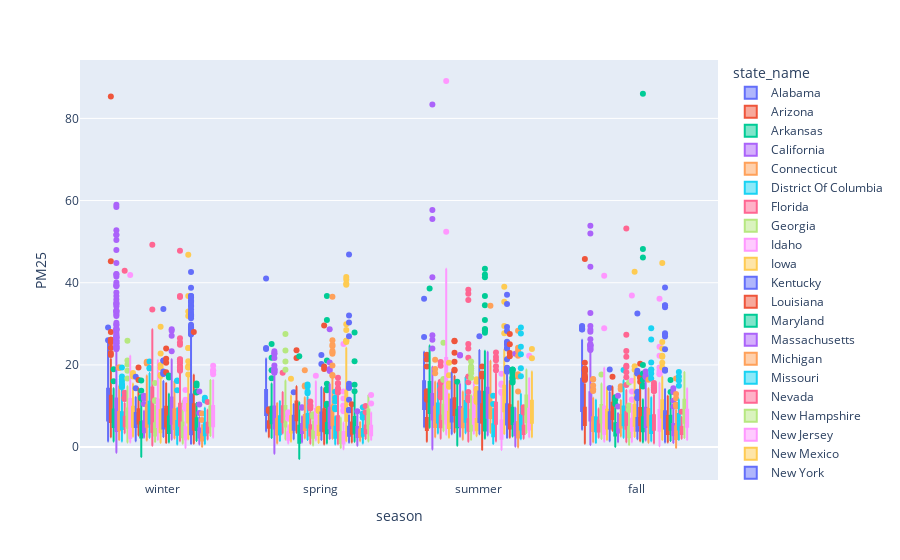

The code cell stored with this chart in its notebook:
### Markdown cell above
Observations:
- PM25 values are lowest in spring and appear highest in summer

### Code cell
# Break scatterplot down into box plots, maintain states and seasons variables
pm25_state_seasons_box = px.box(df, x='season', y='PM25', color='state_name')
pm25_state_seasons_box.show()

### Figure 1 — Plotly figure (JSON) as saved in the notebook; plotly's stock layout.template omitted (floating-point values rounded to 4 significant figures; data arrays with more than 128 entries replaced by an {"elided": "..."} marker saying what was removed)
{"data": [{"alignmentgroup": "True", "hovertemplate": "state_name=Alabama<br>season=%{x}<br>PM25=%{y}<extra></extra>", "legendgroup": "Alabama", "marker": {"color": "#636efa"}, "name": "Alabama", "notched": false, "offsetgroup": "Alabama", "orientation": "v", "showlegend": true, "type": "box", "x": {"elided": "319 str values"}, "x0": " ", "xaxis": "x", "y": {"elided": "319 float values"}, "y0": " ", "yaxis": "y"}, {"alignmentgroup": "True", "hovertemplate": "state_name=Arizona<br>season=%{x}<br>PM25=%{y}<extra></extra>", "legendgroup": "Arizona", "marker": {"color": "#EF553B"}, "name": "Arizona", "notched": false, "offsetgroup": "Arizona", "orientation": "v", "showlegend": true, "type": "box", "x": {"elided": "707 str values"}, "x0": " ", "xaxis": "x", "y": {"elided": "707 float values"}, "y0": " ", "yaxis": "y"}, {"alignmentgroup": "True", "hovertemplate": "state_name=Arkansas<br>season=%{x}<br>PM25=%{y}<extra></extra>", "legendgroup": "Arkansas", "marker": {"color": "#00cc96"}, "name": "Arkansas", "notched": false, "offsetgroup": "Arkansas", "orientation": "v", "showlegend": true, "type": "box", "x": {"elided": "206 str values"}, "x0": " ", "xaxis": "x", "y": {"elided": "206 float values"}, "y0": " ", "yaxis": "y"}, {"alignmentgroup": "True", "hovertemplate": "state_name=California<br>season=%{x}<br>PM25=%{y}<extra></extra>", "legendgroup": "California", "marker": {"color": "#ab63fa"}, "name": "California", "notched": false, "offsetgroup": "California", "orientation": "v", "showlegend": true, "type": "box", "x": {"elided": "2234 str values"}, "x0": " ", "xaxis": "x", "y": {"elided": "2234 float values"}, "y0": " ", "yaxis": "y"}, {"alignmentgroup": "True", "hovertemplate": "state_name=Connecticut<br>season=%{x}<br>PM25=%{y}<extra></extra>", "legendgroup": "Connecticut", "marker": {"color": "#FFA15A"}, "name": "Connecticut", "notched": false, "offsetgroup": "Connecticut", "orientation": "v", "showlegend": true, "type": "box", "x": {"elided": "357 str values"}, "x0": " ", "xaxis": "x", "y": {"elided": "357 float values"}, "y0": " ", "yaxis": "y"}, {"alignmentgroup": "True", "hovertemplate": "state_name=District Of Columbia<br>season=%{x}<br>PM25=%{y}<extra></extra>", "legendgroup": "District Of Columbia", "marker": {"color": "#19d3f3"}, "name": "District Of Columbia", "notched": false, "offsetgroup": "District Of Columbia", "orientation": "v", "showlegend": true, "type": "box", "x": {"elided": "352 str values"}, "x0": " ", "xaxis": "x", "y": {"elided": "352 float values"}, "y0": " ", "yaxis": "y"}, {"alignmentgroup": "True", "hovertemplate": "state_name=Florida<br>season=%{x}<br>PM25=%{y}<extra></extra>", "legendgroup": "Florida", "marker": {"color": "#FF6692"}, "name": "Florida", "notched": false, "offsetgroup": "Florida", "orientation": "v", "showlegend": true, "type": "box", "x": {"elided": "458 str values"}, "x0": " ", "xaxis": "x", "y": {"elided": "458 float values"}, "y0": " ", "yaxis": "y"}, {"alignmentgroup": "True", "hovertemplate": "state_name=Georgia<br>season=%{x}<br>PM25=%{y}<extra></extra>", "legendgroup": "Georgia", "marker": {"color": "#B6E880"}, "name": "Georgia", "notched": false, "offsetgroup": "Georgia", "orientation": "v", "showlegend": true, "type": "box", "x": {"elided": "360 str values"}, "x0": " ", "xaxis": "x", "y": {"elided": "360 float values"}, "y0": " ", "yaxis": "y"}, {"alignmentgroup": "True", "hovertemplate": "state_name=Idaho<br>season=%{x}<br>PM25=%{y}<extra></extra>", "legendgroup": "Idaho", "marker": {"color": "#FF97FF"}, "name": "Idaho", "notched": false, "offsetgroup": "Idaho", "orientation": "v", "showlegend": true, "type": "box", "x": ["winter", "winter", "winter", "winter", "winter", "winter", "winter", "winter", "winter", "winter", "winter", "winter", "winter", "winter", "winter", "winter", "winter", "spring", "spring", "spring", "spring", "spring", "spring", "spring", "spring", "spring", "spring", "spring", "spring", "spring", "spring", "spring", "spring", "spring", "spring", "spring", "spring", "spring", "spring", "spring", "spring", "spring", "spring", "spring", "spring", "spring", "summer", "summer", "summer", "summer", "summer", "summer", "summer", "summer", "summer", "summer", "summer", "summer", "summer", "summer", "summer", "summer", "summer", "summer", "summer", "summer", "summer", "summer", "summer", "summer", "summer", "summer", "summer", "summer", "summer", "summer", "summer", "fall", "fall", "fall", "fall", "fall", "fall", "fall", "fall", "fall", "fall", "fall", "fall", "fall", "fall", "fall", "fall", "fall", "fall", "fall", "fall", "fall", "fall", "fall", "fall", "fall", "fall", "fall", "fall", "fall", "winter", "winter", "winter", "winter", "winter", "winter", "winter"], "x0": " ", "xaxis": "x", "y": [17.7, 6.2, 4.2, 2.2, 41.9, 3.6, 6.2, 4.6, 1.6, 3.0, 5.0, 2.2, 1.7, 2.1, 2.5, 2.9, 1.1, 0.9, 7.9, 2.0, 1.1, 7.1, 5.0, 2.7, 1.4, 1.8, 2.6, 1.7, 2.8, 3.2, 2.8, 1.9, 2.7, 5.3, 1.2, 2.0, 2.1, 1.4, 1.8, 6.9, 3.9, 3.6, 3.1, 2.3, 8.5, 2.3, 3.0, 4.4, 5.3, 6.4, 4.4, 4.0, 5.2, 8.0, 5.9, 4.1, 6.0, 19.7, 10.9, 26.2, 21.9, 12.5, 21.1, 89.1, 43.4, 52.4, 20.3, 24.0, 26.9, 22.7, 12.2, 15.9, 10.0, 11.1, 6.4, 5.7, 20.0, 41.7, 28.9, 19.3, 6.0, 6.0, 5.8, 3.9, 4.5, 7.7, 3.2, 7.2, 10.2, 9.3, 16.2, 11.7, 3.2, 4.0, 3.5, 2.1, 3.0, 2.9, 12.4, 9.8, 3.3, 2.2, 1.3, 1.8, 6.5, 6.6, 22.2, 20.2, 15.7, 1.2, 3.9, 10.2, 13.2], "y0": " ", "yaxis": "y"}, {"alignmentgroup": "True", "hovertemplate": "state_name=Iowa<br>season=%{x}<br>PM25=%{y}<extra></extra>", "legendgroup": "Iowa", "marker": {"color": "#FECB52"}, "name": "Iowa", "notched": false, "offsetgroup": "Iowa", "orientation": "v", "showlegend": true, "type": "box", "x": {"elided": "348 str values"}, "x0": " ", "xaxis": "x", "y": {"elided": "348 float values"}, "y0": " ", "yaxis": "y"}, {"alignmentgroup": "True", "hovertemplate": "state_name=Kentucky<br>season=%{x}<br>PM25=%{y}<extra></extra>", "legendgroup": "Kentucky", "marker": {"color": "#636efa"}, "name": "Kentucky", "notched": false, "offsetgroup": "Kentucky", "orientation": "v", "showlegend": true, "type": "box", "x": {"elided": "360 str values"}, "x0": " ", "xaxis": "x", "y": {"elided": "360 float values"}, "y0": " ", "yaxis": "y"}, {"alignmentgroup": "True", "hovertemplate": "state_name=Louisiana<br>season=%{x}<br>PM25=%{y}<extra></extra>", "legendgroup": "Louisiana", "marker": {"color": "#EF553B"}, "name": "Louisiana", "notched": false, "offsetgroup": "Louisiana", "orientation": "v", "showlegend": true, "type": "box", "x": {"elided": "287 str values"}, "x0": " ", "xaxis": "x", "y": {"elided": "287 float values"}, "y0": " ", "yaxis": "y"}, {"alignmentgroup": "True", "hovertemplate": "state_name=Maryland<br>season=%{x}<br>PM25=%{y}<extra></extra>", "legendgroup": "Maryland", "marker": {"color": "#00cc96"}, "name": "Maryland", "notched": false, "offsetgroup": "Maryland", "orientation": "v", "showlegend": true, "type": "box", "x": {"elided": "678 str values"}, "x0": " ", "xaxis": "x", "y": {"elided": "678 float values"}, "y0": " ", "yaxis": "y"}, {"alignmentgroup": "True", "hovertemplate": "state_name=Massachusetts<br>season=%{x}<br>PM25=%{y}<extra></extra>", "legendgroup": "Massachusetts", "marker": {"color": "#ab63fa"}, "name": "Massachusetts", "notched": false, "offsetgroup": "Massachusetts", "orientation": "v", "showlegend": true, "type": "box", "x": {"elided": "282 str values"}, "x0": " ", "xaxis": "x", "y": {"elided": "282 float values"}, "y0": " ", "yaxis": "y"}, {"alignmentgroup": "True", "hovertemplate": "state_name=Michigan<br>season=%{x}<br>PM25=%{y}<extra></extra>", "legendgroup": "Michigan", "marker": {"color": "#FFA15A"}, "name": "Michigan", "notched": false, "offsetgroup": "Michigan", "orientation": "v", "showlegend": true, "type": "box", "x": {"elided": "206 str values"}, "x0": " ", "xaxis": "x", "y": {"elided": "206 float values"}, "y0": " ", "yaxis": "y"}, {"alignmentgroup": "True", "hovertemplate": "state_name=Missouri<br>season=%{x}<br>PM25=%{y}<extra></extra>", "legendgroup": "Missouri", "marker": {"color": "#19d3f3"}, "name": "Missouri", "notched": false, "offsetgroup": "Missouri", "orientation": "v", "showlegend": true, "type": "box", "x": {"elided": "351 str values"}, "x0": " ", "xaxis": "x", "y": {"elided": "351 float values"}, "y0": " ", "yaxis": "y"}, {"alignmentgroup": "True", "hovertemplate": "state_name=Nevada<br>season=%{x}<br>PM25=%{y}<extra></extra>", "legendgroup": "Nevada", "marker": {"color": "#FF6692"}, "name": "Nevada", "notched": false, "offsetgroup": "Nevada", "orientation": "v", "showlegend": true, "type": "box", "x": {"elided": "647 str values"}, "x0": " ", "xaxis": "x", "y": {"elided": "647 float values"}, "y0": " ", "yaxis": "y"}, {"alignmentgroup": "True", "hovertemplate": "state_name=New Hampshire<br>season=%{x}<br>PM25=%{y}<extra></extra>", "legendgroup": "New Hampshire", "marker": {"color": "#B6E880"}, "name": "New Hampshire", "notched": false, "offsetgroup": "New Hampshire", "orientation": "v", "showlegend": true, "type": "box", "x": {"elided": "349 str values"}, "x0": " ", "xaxis": "x", "y": {"elided": "349 float values"}, "y0": " ", "yaxis": "y"}, {"alignmentgroup": "True", "hovertemplate": "state_name=New Jersey<br>season=%{x}<br>PM25=%{y}<extra></extra>", "legendgroup": "New Jersey", "marker": {"color": "#FF97FF"}, "name": "New Jersey", "notched": false, "offsetgroup": "New Jersey", "orientation": "v", "showlegend": true, "type": "box", "x": {"elided": "300 str values"}, "x0": " ", "xaxis": "x", "y": {"elided": "300 float values"}, "y0": " ", "yaxis": "y"}, {"alignmentgroup": "True", "hovertemplate": "state_name=New Mexico<br>season=%{x}<br>PM25=%{y}<extra></extra>", "legendgroup": "New Mexico", "marker": {"color": "#FECB52"}, "name": "New Mexico", "notched": false, "offsetgroup": "New Mexico", "orientation": "v", "showlegend": true, "type": "box", "x": {"elided": "654 str values"}, "x0": " ", "xaxis": "x", "y": {"elided": "654 float values"}, "y0": " ", "yaxis": "y"}, {"alignmentgroup": "True", "hovertemplate": "state_name=New York<br>season=%{x}<br>PM25=%{y}<extra></extra>", "legendgroup": "New York", "marker": {"color": "#636efa"}, "name": "New York", "notched": false, "offsetgroup": "New York", "orientation": "v", "showlegend": true, "type": "box", "x": {"elided": "417 str values"}, "x0": " ", "xaxis": "x", "y": {"elided": "417 float values"}, "y0": " ", "yaxis": "y"}, {"alignmentgroup": "True", "hovertemplate": "state_name=North Carolina<br>season=%{x}<br>PM25=%{y}<extra></extra>", "legendgroup": "North Carolina", "marker": {"color": "#EF553B"}, "name": "North Carolina", "notched": false, "offsetgroup": "North Carolina", "orientation": "v", "showlegend": true, "type": "box", "x": {"elided": "665 str values"}, "x0": " ", "xaxis": "x", "y": {"elided": "665 float values"}, "y0": " ", "yaxis": "y"}, {"alignmentgroup": "True", "hovertemplate": "state_name=North Dakota<br>season=%{x}<br>PM25=%{y}<extra></extra>", "legendgroup": "North Dakota", "marker": {"color": "#00cc96"}, "name": "North Dakota", "notched": false, "offsetgroup": "North Dakota", "orientation": "v", "showlegend": true, "type": "box", "x": {"elided": "345 str values"}, "x0": " ", "xaxis": "x", "y": {"elided": "345 float values"}, "y0": " ", "yaxis": "y"}, {"alignmentgroup": "True", "hovertemplate": "state_name=Ohio<br>season=%{x}<br>PM25=%{y}<extra></extra>", "legendgroup": "Ohio", "marker": {"color": "#ab63fa"}, "name": "Ohio", "notched": false, "offsetgroup": "Ohio", "orientation": "v", "showlegend": true, "type": "box", "x": {"elided": "710 str values"}, "x0": " ", "xaxis": "x", "y": {"elided": "710 float values"}, "y0": " ", "yaxis": "y"}, {"alignmentgroup": "True", "hovertemplate": "state_name=Oklahoma<br>season=%{x}<br>PM25=%{y}<extra></extra>", "legendgroup": "Oklahoma", "marker": {"color": "#FFA15A"}, "name": "Oklahoma", "notched": false, "offsetgroup": "Oklahoma", "orientation": "v", "showlegend": true, "type": "box", "x": {"elided": "502 str values"}, "x0": " ", "xaxis": "x", "y": {"elided": "502 float values"}, "y0": " ", "yaxis": "y"}, {"alignmentgroup": "True", "hovertemplate": "state_name=Oregon<br>season=%{x}<br>PM25=%{y}<extra></extra>", "legendgroup": "Oregon", "marker": {"color": "#19d3f3"}, "name": "Oregon", "notched": false, "offsetgroup": "Oregon", "orientation": "v", "showlegend": true, "type": "box", "x": {"elided": "319 str values"}, "x0": " ", "xaxis": "x", "y": {"elided": "319 float values"}, "y0": " ", "yaxis": "y"}, {"alignmentgroup": "True", "hovertemplate": "state_name=Pennsylvania<br>season=%{x}<br>PM25=%{y}<extra></extra>", "legendgroup": "Pennsylvania", "marker": {"color": "#FF6692"}, "name": "Pennsylvania", "notched": false, "offsetgroup": "Pennsylvania", "orientation": "v", "showlegend": true, "type": "box", "x": {"elided": "1511 str values"}, "x0": " ", "xaxis": "x", "y": {"elided": "1511 float values"}, "y0": " ", "yaxis": "y"}, {"alignmentgroup": "True", "hovertemplate": "state_name=Rhode Island<br>season=%{x}<br>PM25=%{y}<extra></extra>", "legendgroup": "Rhode Island", "marker": {"color": "#B6E880"}, "name": "Rhode Island", "notched": false, "offsetgroup": "Rhode Island", "orientation": "v", "showlegend": true, "type": "box", "x": ["winter", "winter", "winter", "winter", "winter", "winter", "winter", "winter", "winter", "winter", "winter", "winter", "winter", "winter", "winter", "winter", "winter", "winter", "winter", "winter", "winter", "winter", "winter", "winter", "winter", "winter", "winter", "winter", "winter", "winter", "winter", "winter", "winter", "winter", "winter", "winter", "winter", "winter", "winter", "winter", "winter", "winter", "winter", "winter", "winter", "winter", "winter", "winter", "winter", "winter", "winter", "winter", "winter", "winter", "winter", "winter", "winter", "winter", "spring", "spring", "spring", "spring", "spring", "spring", "spring", "spring", "spring", "spring", "spring", "spring", "spring", "spring", "spring", "spring", "spring", "spring", "spring", "spring", "spring", "spring", "spring", "spring", "spring", "spring", "spring", "spring", "spring", "spring", "spring", "spring", "spring", "spring", "spring", "spring", "spring", "spring", "spring", "spring", "spring", "spring", "spring", "spring", "spring", "spring"], "x0": " ", "xaxis": "x", "y": [6.1, 8.4, 6.0, 3.7, 1.7, 8.2, 2.0, 4.7, 9.6, 2.0, 2.4, 5.3, 1.85, 2.7, 3.5, 3.8, 5.1, 7.2, 7.9, 3.8, 2.4, 4.55, 10.9, 9.8, 1.95, 1.5, 3.5, 2.15, 0.8, 0.8, 3.2, 10.0, 2.2, 2.0, 3.15, 4.3, 11.3, 7.75, 9.7, 2.4, 3.9, 2.7, 2.4, 2.75, 2.4, 1.8, 5.15, 3.6, 4.4, 8.15, 7.0, 5.1, 5.65, 3.2, 4.6, 5.45, 4.7, 1.9, 4.4, 2.0, -0.2, 3.65, 0.7, 3.6, 1.25, 1.6, 5.6, 0.65, 1.0, 0.6, 4.2, 3.8, 2.7, 3.1, 2.3, 0.9, 1.4, 3.1, 0.9, 1.95, 1.7, 3.0, 4.25, 2.7, 1.5, 3.5, 2.2, 0.5, 2.05, 5.7, 5.0, 2.4, 0.0, 0.3, 0.7, 1.0, 4.2, 4.65, 3.0, 3.2, 7.2, 1.1, 1.7, 6.15], "y0": " ", "yaxis": "y"}, {"alignmentgroup": "True", "hovertemplate": "state_name=South Dakota<br>season=%{x}<br>PM25=%{y}<extra></extra>", "legendgroup": "South Dakota", "marker": {"color": "#FF97FF"}, "name": "South Dakota", "notched": false, "offsetgroup": "South Dakota", "orientation": "v", "showlegend": true, "type": "box", "x": {"elided": "329 str values"}, "x0": " ", "xaxis": "x", "y": {"elided": "329 float values"}, "y0": " ", "yaxis": "y"}, {"alignmentgroup": "True", "hovertemplate": "state_name=Texas<br>season=%{x}<br>PM25=%{y}<extra></extra>", "legendgroup": "Texas", "marker": {"color": "#FECB52"}, "name": "Texas", "notched": false, "offsetgroup": "Texas", "orientation": "v", "showlegend": true, "type": "box", "x": {"elided": "892 str values"}, "x0": " ", "xaxis": "x", "y": {"elided": "892 float values"}, "y0": " ", "yaxis": "y"}, {"alignmentgroup": "True", "hovertemplate": "state_name=Utah<br>season=%{x}<br>PM25=%{y}<extra></extra>", "legendgroup": "Utah", "marker": {"color": "#636efa"}, "name": "Utah", "notched": false, "offsetgroup": "Utah", "orientation": "v", "showlegend": true, "type": "box", "x": {"elided": "1443 str values"}, "x0": " ", "xaxis": "x", "y": {"elided": "1443 float values"}, "y0": " ", "yaxis": "y"}, {"alignmentgroup": "True", "hovertemplate": "state_name=Vermont<br>season=%{x}<br>PM25=%{y}<extra></extra>", "legendgroup": "Vermont", "marker": {"color": "#EF553B"}, "name": "Vermont", "notched": false, "offsetgroup": "Vermont", "orientation": "v", "showlegend": true, "type": "box", "x": {"elided": "326 str values"}, "x0": " ", "xaxis": "x", "y": {"elided": "326 float values"}, "y0": " ", "yaxis": "y"}, {"alignmentgroup": "True", "hovertemplate": "state_name=Virginia<br>season=%{x}<br>PM25=%{y}<extra></extra>", "legendgroup": "Virginia", "marker": {"color": "#00cc96"}, "name": "Virginia", "notched": false, "offsetgroup": "Virginia", "orientation": "v", "showlegend": true, "type": "box", "x": {"elided": "813 str values"}, "x0": " ", "xaxis": "x", "y": {"elided": "813 float values"}, "y0": " ", "yaxis": "y"}, {"alignmentgroup": "True", "hovertemplate": "state_name=Washington<br>season=%{x}<br>PM25=%{y}<extra></extra>", "legendgroup": "Washington", "marker": {"color": "#ab63fa"}, "name": "Washington", "notched": false, "offsetgroup": "Washington", "orientation": "v", "showlegend": true, "type": "box", "x": {"elided": "309 str values"}, "x0": " ", "xaxis": "x", "y": {"elided": "309 float values"}, "y0": " ", "yaxis": "y"}, {"alignmentgroup": "True", "hovertemplate": "state_name=Wyoming<br>season=%{x}<br>PM25=%{y}<extra></extra>", "legendgroup": "Wyoming", "marker": {"color": "#FFA15A"}, "name": "Wyoming", "notched": false, "offsetgroup": "Wyoming", "orientation": "v", "showlegend": true, "type": "box", "x": {"elided": "350 str values"}, "x0": " ", "xaxis": "x", "y": {"elided": "350 float values"}, "y0": " ", "yaxis": "y"}, {"alignmentgroup": "True", "hovertemplate": "state_name=Colorado<br>season=%{x}<br>PM25=%{y}<extra></extra>", "legendgroup": "Colorado", "marker": {"color": "#19d3f3"}, "name": "Colorado", "notched": false, "offsetgroup": "Colorado", "orientation": "v", "showlegend": true, "type": "box", "x": {"elided": "331 str values"}, "x0": " ", "xaxis": "x", "y": {"elided": "331 float values"}, "y0": " ", "yaxis": "y"}, {"alignmentgroup": "True", "hovertemplate": "state_name=Hawaii<br>season=%{x}<br>PM25=%{y}<extra></extra>", "legendgroup": "Hawaii", "marker": {"color": "#FF6692"}, "name": "Hawaii", "notched": false, "offsetgroup": "Hawaii", "orientation": "v", "showlegend": true, "type": "box", "x": {"elided": "289 str values"}, "x0": " ", "xaxis": "x", "y": {"elided": "289 float values"}, "y0": " ", "yaxis": "y"}, {"alignmentgroup": "True", "hovertemplate": "state_name=Indiana<br>season=%{x}<br>PM25=%{y}<extra></extra>", "legendgroup": "Indiana", "marker": {"color": "#B6E880"}, "name": "Indiana", "notched": false, "offsetgroup": "Indiana", "orientation": "v", "showlegend": true, "type": "box", "x": {"elided": "216 str values"}, "x0": " ", "xaxis": "x", "y": {"elided": "216 float values"}, "y0": " ", "yaxis": "y"}, {"alignmentgroup": "True", "hovertemplate": "state_name=Minnesota<br>season=%{x}<br>PM25=%{y}<extra></extra>", "legendgroup": "Minnesota", "marker": {"color": "#FF97FF"}, "name": "Minnesota", "notched": false, "offsetgroup": "Minnesota", "orientation": "v", "showlegend": true, "type": "box", "x": {"elided": "235 str values"}, "x0": " ", "xaxis": "x", "y": {"elided": "235 float values"}, "y0": " ", "yaxis": "y"}, {"alignmentgroup": "True", "hovertemplate": "state_name=Illinois<br>season=%{x}<br>PM25=%{y}<extra></extra>", "legendgroup": "Illinois", "marker": {"color": "#FECB52"}, "name": "Illinois", "notched": false, "offsetgroup": "Illinois", "orientation": "v", "showlegend": true, "type": "box", "x": ["summer", "summer", "summer", "summer", "summer", "summer", "summer", "summer", "summer", "summer", "summer", "summer", "summer", "summer", "summer", "summer", "summer", "summer", "summer", "summer", "summer", "summer", "summer", "summer", "summer", "summer", "summer", "summer", "summer", "summer", "summer", "summer", "summer", "summer", "summer", "summer", "summer", "summer", "summer", "summer", "summer", "summer", "summer", "summer", "summer", "summer", "summer", "summer", "summer", "summer", "summer", "summer", "summer", "summer", "summer", "summer", "summer", "summer", "summer", "summer", "summer", "summer", "summer", "summer", "summer", "summer", "summer", "summer", "summer", "summer", "summer", "summer", "summer", "summer", "summer", "summer", "summer", "summer", "summer"], "x0": " ", "xaxis": "x", "y": [8.3, 6.85, 9.3, 10.2, 4.3, 6.5, 10.7, 5.9, 5.3, 8.6, 14.5, 8.3, 7.4, 9.9, 8.8, 2.9, 5.6, 8.2, 5.7, 2.4, 23.9, 21.65, 8.1, 11.1, 8.95, 8.1, 8.9, 9.7, 12.0, 12.2, 6.1, 7.9, 9.5, 7.75, 3.9, 7.2, 10.4, 10.8, 7.2, 17.15, 5.8, 6.0, 6.1, 10.1, 12.0, 7.6, 7.6, 9.6, 8.35, 14.9, 16.8, 11.35, 11.4, 5.9, 5.45, 7.9, 4.1, 4.3, 4.6, 5.1, 8.65, 11.9, 13.1, 7.15, 6.2, 11.6, 11.5, 4.9, 4.7, 8.6, 12.6, 16.1, 15.5, 18.4, 16.9, 4.45, 6.8, 5.5, 5.55], "y0": " ", "yaxis": "y"}], "layout": {"boxmode": "group", "legend": {"title": {"text": "state_name"}, "tracegroupgap": 0}, "margin": {"t": 60}, "xaxis": {"anchor": "y", "domain": [0, 1], "title": {"text": "season"}}, "yaxis": {"anchor": "x", "domain": [0, 1], "title": {"text": "PM25"}}}}
